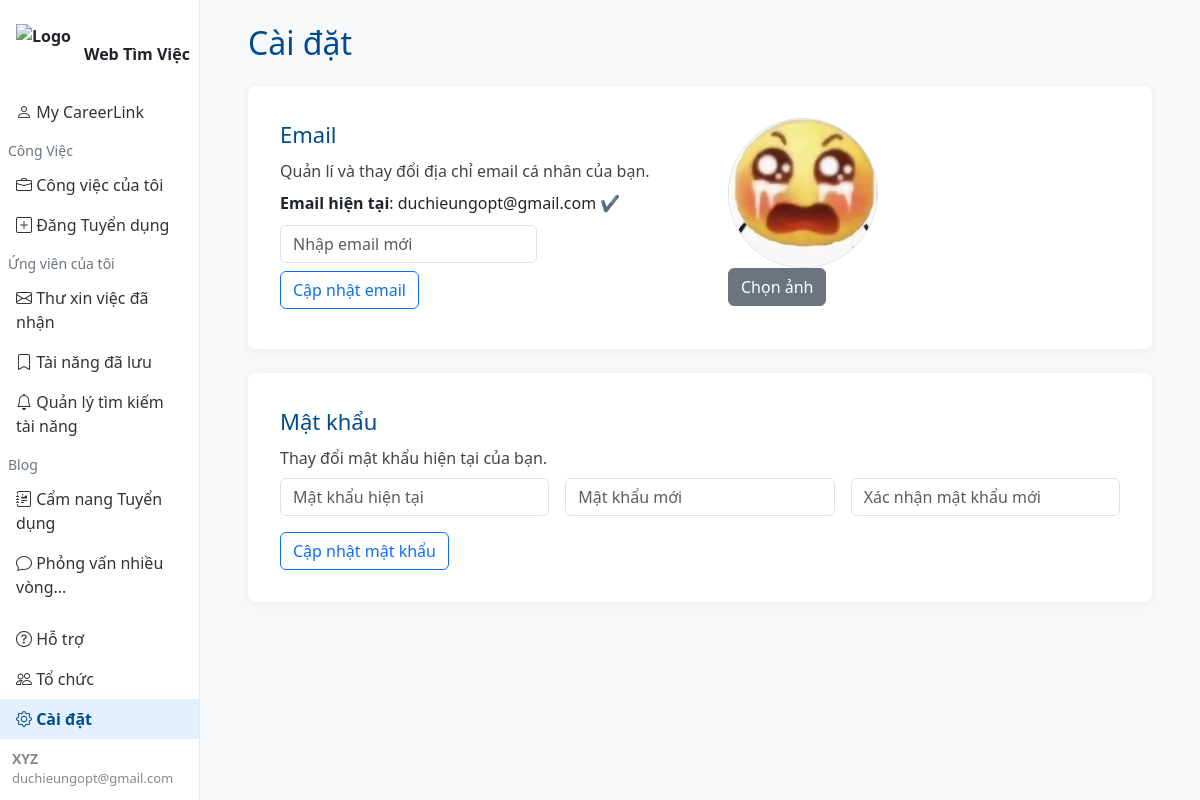
The page /SEARCHJOP/employer/employer_settings.php (signed in) on the database its author committed.
### tables this page shows
CREATE TABLE `employers` (
  `id` int(11) NOT NULL,
  `company_name` varchar(255) NOT NULL,
  `email` varchar(100) NOT NULL,
  `password` varchar(255) NOT NULL,
  `logo` varchar(255) DEFAULT NULL,
  `phone` varchar(20) DEFAULT NULL,
  `address` varchar(255) DEFAULT NULL,
  `website` varchar(100) DEFAULT NULL,
  `description` text DEFAULT NULL,
  `created_at` datetime DEFAULT current_timestamp(),
  `company_intro` text DEFAULT NULL
);

### SEARCHJOP/employer/employer_settings.php (the view, shortened to what this page needs)
<?php
include('../db_connect.php');
$employer_id = $_SESSION['employer_id'];
$stmt = $conn->prepare("SELECT * FROM employers WHERE id = ?");
$stmt->bind_param("i", $employer_id);
$stmt->execute();
$result = $stmt->get_result();
$employer = $result->fetch_assoc();
$logo_file = $employer['logo'] ?? '';
if (!$logo_file || !file_exists('../img/logo/' . $logo_file)) {
    $logo_file = '../logoweb.jpg';
} else {
    $logo_file = '../img/logo/' . htmlspecialchars($logo_file);
}
?>
<!DOCTYPE html>
<html lang="vi">
<head>
    <link href="https://cdn.jsdelivr.net/npm/bootstrap@5.3.0/dist/css/bootstrap.min.css" rel="stylesheet">
</head>
<body>
<div class="container-fluid">
    <div class="row">
        <div class="col-2 sidebar px-0 d-flex flex-column position-relative">
            <div class="pt-4 ps-3 mb-2">
               <a class="navbar-brand fw-bold d-flex align-items-center" href="../index.php">
                    <img src="https://hoitinhoc.binhdinh.gov.vn/wp-content/uploads/2019/04/image001.png" class="me-2" alt="Logo" width="60" height="60"> Web Tìm Việc
                </a>
            </div>
            <nav class="nav flex-column">
                <a class="nav-link" href="employer_dashboard.php"><i class="bi bi-person"></i> My CareerLink</a>
                <div class="ps-2 pt-2 pb-1 text-secondary small">Công Việc</div>
                <a class="nav-link" href="employer_jobs.php"><i class="bi bi-briefcase"></i> Công việc của tôi</a>
                <a class="nav-link" href="employer_post_job.php"><i class="bi bi-plus-square"></i> Đăng Tuyển dụng</a>
                <div class="ps-2 pt-2 pb-1 text-secondary small">Ứng viên của tôi</div>
                <a class="nav-link" href="employer_applicants.php"><i class="bi bi-envelope"></i> Thư xin việc đã nhận</a>
                <a class="nav-link" href="employer_saved.php"><i class="bi bi-bookmark"></i> Tài năng đã lưu</a>
                <a class="nav-link" href="employer_alerts.php"><i class="bi bi-bell"></i> Quản lý tìm kiếm tài năng</a>
                <div class="ps-2 pt-2 pb-1 text-secondary small">Blog</div>
                <a class="nav-link" href="employer_handbook.php"><i class="bi bi-journal-richtext"></i> Cẩm nang Tuyển dụng</a>
                <a class="nav-link" href="employer_interview.php""><i class="bi bi-chat"></i> Phỏng vấn nhiều vòng...</a>
                <div class="ps-2 pt-2 pb-1 text-secondary small"> </div>
                <a class="nav-link" href="employer_help.php"><i class="bi bi-question-circle"></i> Hỗ trợ</a>
                <a class="nav-link" href="employer_organization.php"><i class="bi bi-people"></i> Tổ chức</a>
                <a class="nav-link active" href="employer_settings.php"><i class="bi bi-gear"></i> Cài đặt</a>
            </nav>
            <div class="sidebar-bottom">
                <div><b><?= htmlspecialchars($employer['company_name']) ?></b></div>
                <div style="font-size:13px;"><?= htmlspecialchars($employer['email']) ?></div>
            </div>
        </div>
        <div class="col-10 main-content px-5 py-4">
            <h2 class="mb-4" style="color:#004b8d;">Cài đặt</h2>
            <div class="setting-card mb-4">
                <div class="row">
                    <div class="col-md-6">
                        <div class="pe-3">
                            <div class="setting-title mb-2">Email</div>
                            <div class="mb-2" style="color:#444">Quản lí và thay đổi địa chỉ email cá nhân của bạn.</div>
                            <div style="font-size:16px; margin-bottom:10px;">
                                <b>Email hiện tại</b>: <?= htmlspecialchars($employer['email']) ?>
                                <span class="text-success">&#10004;</span>
                            </div>
                            <form class="row g-2 align-items-end" method="post">
                                <div class="col-auto">
                                    <input type="email" name="new_email" class="form-control" placeholder="Nhập email mới">
                                </div>
                                <div class="col-auto">
                                    <button type="submit" name="update_email" class="btn btn-outline-primary">Cập nhật email</button>
                                </div>
                            </form>
                        </div>
                    </div>
                    <div class="col-md-6">
                        <div class="ps-3">
                            <form method="post" action="employer_settings.php" enctype="multipart/form-data">
                                <div class="col-md-2">
                                    <img src="<?= $logo_file ?>" alt="Logo" width="150" height="150" class="rounded-circle border">
                                </div>
                                <div class="d-flex gap-2">
                                    <button type="button" id="showFileInputBtn" class="btn btn-secondary">Chọn ảnh</button>
                                </div>
                            </form>
                        </div>
                    </div>
                </div>
            </div>
            <div class="setting-card">
                <div class="setting-title mb-2">Mật khẩu</div>
                <div class="mb-2" style="color:#444">Thay đổi mật khẩu hiện tại của bạn.</div>
                <form method="post" class="row g-3">
                    <div class="col-md-4">
                        <input type="password" name="current_password" class="form-control" placeholder="Mật khẩu hiện tại" required>
                    </div>
                    <div class="col-md-4">
                        <input type="password" name="new_password" class="form-control" placeholder="Mật khẩu mới" required>
                    </div>
                    <div class="col-md-4">
                        <input type="password" name="confirm_password" class="form-control" placeholder="Xác nhận mật khẩu mới" required>
                    </div>
                    <div class="col-12">
                        <button type="submit" name="update_password" class="btn btn-outline-primary">Cập nhật mật khẩu</button>
                    </div>
                </form>
            </div>
        </div>
    </div>
</div>
<link href="https://cdn.jsdelivr.net/npm/bootstrap-icons@1.10.5/font/bootstrap-icons.css" rel="stylesheet">
</body>
</html>

### SEARCHJOP/employer/employer_settings.php (style rules this page uses)
body { background: #f6f8fa; }
.sidebar { min-height: 100vh; background: #fff; border-right: 1px solid #e6e9ef; }
.sidebar .nav-link.active, .sidebar .nav-link:focus { background: #e3f1ff; color: #004b8d !important; font-weight: 600; }
.sidebar .nav-link { color: #333; }
.sidebar .nav-link i { width: 20px; }
.sidebar-bottom { position: absolute; bottom: 0; width: 220px; padding: 12px; font-size: 14px; color: #888; }
.main-content { background: #f6f8fa; min-height: 100vh; }
.setting-card { background: #fff; border-radius: 8px; box-shadow: 0 2px 8px #eee; padding: 32px; margin-bottom: 30px; }
.setting-title { font-size: 22px; color: #004b8d; margin-bottom: 18px; }

### rows shown on the page
employers: company_name "XYZ", email "duchieungopt@gmail.com", logo (picture)
